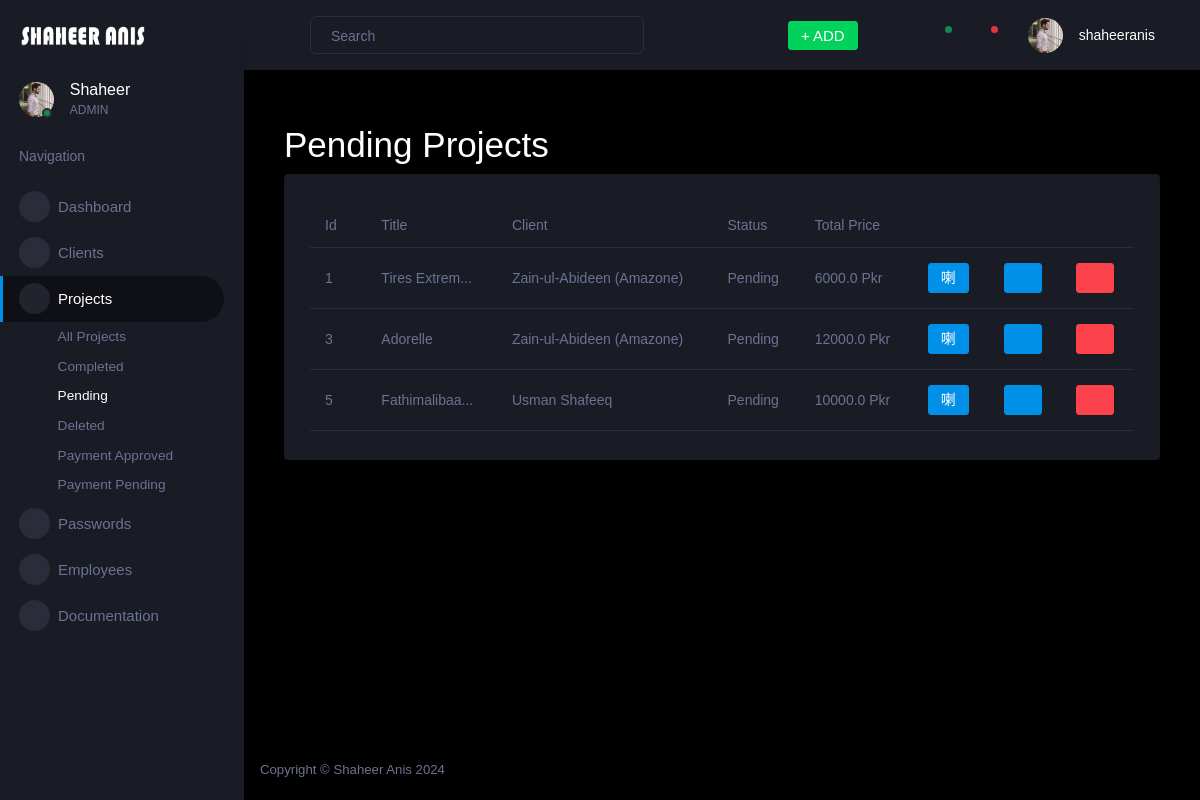
The app's page /pending_projects (signed in) with its own data.
### app.py (models this page shows, shortened)
class project(db.Model):
    _id = db.Column("id", db.Integer, primary_key=True, index=True)
    title = db.Column(db.String(500))
    description = db.Column(db.String(500), nullable=True)
    created_on = db.Column(db.DateTime, nullable=False)
    price = db.Column(db.Float, default=0.00)
    status = db.Column(db.Boolean, default=False, index=True)
    price_paid = db.Column(db.Float, default=0.00)  # Convert to Float
    advance_paid = db.Column(db.Float, default=0.00)
    deleted = db.Column(db.Boolean, default=False, index=True)
    client_id = db.Column(db.Integer, db.ForeignKey('client.id'), nullable=False)
    client = relationship("client", back_populates="tasks")
    subtasks = relationship("subtask", back_populates="task")
    employees = relationship("Employee", secondary='project_employee', back_populates="projects")

class client(db.Model):
    _id = db.Column("id", db.Integer, primary_key=True)
    name = db.Column(db.String(100))
    email = db.Column(db.String(100))
    number = db.Column(db.String(100))
    deleted = db.Column(db.Boolean, default=False, index=True)
    total_price = db.Column(db.String(1000), default="0.00")
    tasks = relationship("project", back_populates="client")

### app.py (the view)
@app.route('/pending_projects')
def pending_projects():
    if 'user_id' not in session:
        return redirect(url_for('show_login'))
    pending_projects_list = project.query.filter_by(status=False, deleted=False).all()
    leftPerTask = {}
    for task in pending_projects_list:
        leftPerTask[task._id] = float(task.price) - (float(task.advance_paid)+float(task.price_paid))
    return render_template('pending_projects.html', pending_projects=pending_projects_list, leftPerTask=leftPerTask)

### templates/pending_projects.html (shortened to what this page needs)
{% extends 'base.html' %}
{% block content %}
<div class="container mt-4">
  <h1>Pending Projects</h1>
  <div class="col-lg-12 grid-margin stretch-card">
    <div class="card">
      <div class="card-body">
        <div class="table-responsive">
          <table class="table">
            <thead>
                <tr>
                  <th>Id</th>
                  <th>Title</th>
                  <th>Client</th>
                  <th>Status</th>
                  <th>Total Price</th>
                  <th></th>
                  <th></th>
                  <th></th>
                </tr>
              </thead>
              <tbody>
                {% for task in pending_projects %}
                <tr>
                  <td>
                    <a href="{{ url_for('edit_task', task_id=task._id) }}" style="color: #6c7293;  text-decoration: none;">
                      {{task._id}}
                      <span class="mdi mdi-open-in-new" style="color: #0d6efd;"></span>
                    </a>
                    </div>
                  <td>{{ task.title[:12] }}{% if task.title|length > 12 %}...{% endif %}</td>
                  <td>{{ task.client.name }}</td>
                  <td>{% if task.status == False %} Pending {% else %} Completed {% endif %}</td>
                  <td>{{ task.price }} Pkr</td>
                  <td>
                    <form method="GET" action="{{ url_for('edit_task', task_id=task._id) }}">
                      <button type="submit" class="btn btn-primary"><span class="mdi mdi-square-edit-outline"></span></button>
                    </form>
                  </td>
                    <td>
                      <form method="GET" action="{{ url_for('add_subtask', task_id=task._id) }}">
                        <button type="submit" class="btn btn-primary"><span class="mdi mdi-plus"></span></button>
                      </form>
                      </td>
                      <td>
                        <form method="POST" action="{{ url_for('delete_project', task_id=task._id) }}">
                          <button type="submit" class="btn btn-danger" onclick="return confirm('Are you sure you want to delete this project?')">
                            <span class="mdi mdi-delete"></span>
                          </button>
                        </form>
                      </td>
              {% endfor %}
        </div>
      </div>
    </div>
  </div>
</div>
{% endblock %}

### records on screen
project: _id "1", title "Tires Extrem", client.name "Zain-ul-Abideen (Amazone)", status "Pending", price "6000.0"
project: _id "3", title "Adorelle", client.name "Zain-ul-Abideen (Amazone)", status "Pending", price "12000.0"
project: _id "5", title "Fathimalibaa", client.name "Usman Shafeeq", status "Pending", price "10000.0"

### other values on screen
{{ session['username'] }} "shaheeranis"
